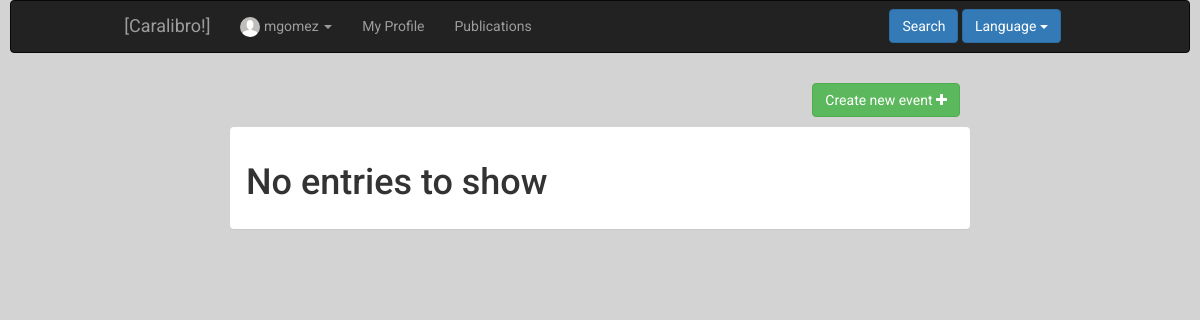
Page /index.php?controller=guest&action=showall&id=3 (signed in) on the earlier database version.
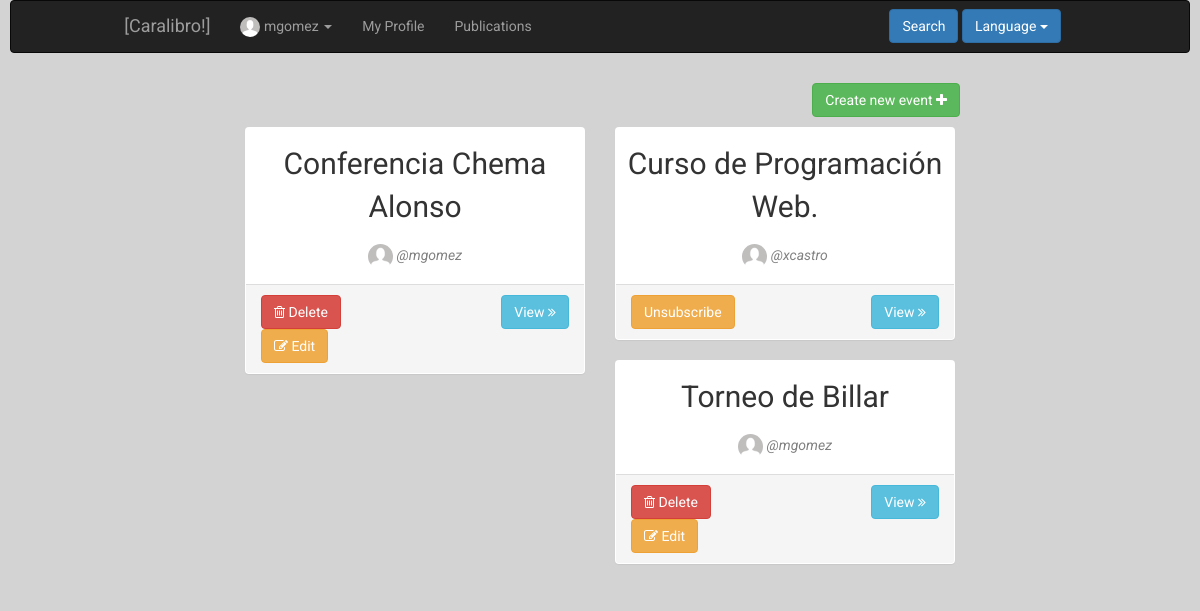
Same page on the later database version.
### tables this page shows
CREATE TABLE IF NOT EXISTS `event` (
`id` int(11) NOT NULL,
  `creationdate` date DEFAULT NULL,
  `owner` int(11) NOT NULL,
  `startdate` date NOT NULL,
  `enddate` date NOT NULL,
  `starthour` time NOT NULL,
  `endhour` time NOT NULL,
  `description` text NOT NULL,
  `status` tinyint(1) NOT NULL,
  `name` varchar(50) NOT NULL,
  `private` tinyint(1) NOT NULL
);

CREATE TABLE IF NOT EXISTS `user` (
`id` int(11) NOT NULL,
  `name` varchar(50) NOT NULL,
  `surname` varchar(100) NOT NULL,
  `email` varchar(100) NOT NULL,
  `phone` int(9) NOT NULL,
  `user` varchar(50) NOT NULL,
  `password` varchar(255) NOT NULL,
  `birthday` date NOT NULL,
  `address` varchar(100) NOT NULL,
  `status` tinyint(1) NOT NULL,
  `photo` varchar(255) DEFAULT NULL,
  `type` tinyint(1) NOT NULL,
  `private` tinyint(1) NOT NULL
);

### core/ViewManager.php (called while the page is built, shortened)
<?php
class ViewManager {
    private $variables = array();
    public function setVariable($varname, $value, $flash=false) {
        $this->variables[$varname] = $value;
    }
    public function getVariable($varname, $default=NULL) {
        if (!isset($this->variables[$varname])) {
            return $default;
        }
        return $this->variables[$varname];
    }
    public function render($controller, $viewname) {
        include(__DIR__."/../Views/$controller/$viewname.php");
    }
    private static $viewmanager_singleton = NULL;
    public static function getInstance() {
        if (self::$viewmanager_singleton == null) {
            self::$viewmanager_singleton = new ViewManager();
        }
        return self::$viewmanager_singleton;
    }
}

### Controllers/GUEST_Controller.php (called while the page is built, shortened)
<?php
require_once(__DIR__ . "/../core/ViewManager.php");
require_once(__DIR__ . "/../core/I18n.php");
require_once(__DIR__ . "/../Models/GUEST_Model.php");
require_once(__DIR__ . "/../Models/Event.php");
require_once(__DIR__ . "/../Models/User.php");
require_once(__DIR__ . "/../Models/USER_Model.php");
class GUEST_Controller extends BaseController
{
    private $guestModel;
    private $userModel;
    public function __construct()
    {
        $this->guestModel = new GUEST_Model();
        $this->userModel = new USER_Model();
        $this->view->setLayout("base");
    }
    public function showall()
    {
        $userid = $_REQUEST["id"];
        $events = $this->guestModel->showall($userid);
        $this->view->setVariable("events", $events);
        $requests = $this->guestModel->requests($userid);
        $this->view->setVariable("requests", $requests);
          $owners = array();
        foreach ($events as $guest) {
            $owners[$guest->getOwner()] = $this->userModel->showcurrent($guest->getOwner());
        }
        $this->view->setVariable("owners", $owners);
        $this->view->render("guest", "GUEST_SHOWALL_Vista");
    }
}

### index.php (called while the page is built, shortened)
<?php
function run() {
    try{
        $controller = loadController($_GET["controller"]);
        $actionName = $_GET["action"];
        $controller->$actionName();
    } catch (Exception $ex) {
        die($ex->getMessage());
    }
}
function loadController($controllerName) {
    return new $controllerClassName();
}
run();
?>

### core/I18n.php (called while the page is built, shortened)
<?php
class I18n {
  private $messages;
  public function setLanguage($language) {
    $this->messages = $i18n_messages;
  }
  public function i18n($key) {
    if (isset($this->messages[$key])){
      return $this->messages[$key];
    }else{
      return $key;
    }
  }
  private static $i18n_singleton = null;
  public static function getInstance() {
    if (self::$i18n_singleton == NULL) {
      self::$i18n_singleton = new I18n();
    }
    return self::$i18n_singleton;
  }
}
function i18n($key) {
  return I18n::getInstance()->i18n($key);
}

### Models/Event.php (called while the page is built, shortened)
<?php
class Event
{
    private $id;
    private $owner;
    private $name;
    public function __construct($id = NULL, $creationdate = NULL, $owner = NULL, $startdate = NULL, $enddate = NULL, $starthour = NULL, $endhour = NULL, $description = NULL, $status = NULL, $name = NULL, $private = NULL)
    {
        $this->id           = $id;
        $this->owner        = $owner;
        $this->name         = $name;
    }
    public function getID()
    {
        return $this->id;
    }
    public function setID($id)
    {
        $this->id = $id;
        return $this;
    }
    public function getOwner()
    {
        return $this->owner;
    }
    public function setOwner($owner)
    {
        $this->owner = $owner;
        return $this;
    }
    public function getName()
    {
        return $this->name;
    }
    public function setName($name)
    {
        $this->name = $name;
        return $this;
    }
}
?>

### Models/GUEST_Model.php (called while the page is built, shortened)
<?php
require_once(__DIR__ . "/../core/PDOConnection.php");
require_once(__DIR__ . "/../Models/Event.php");
class GUEST_Model
{
    private $db;
    public function __construct()
    {
        $this->db = PDOConnection::getInstance();
    }
    public function showall($currentuserid, $invited = 1)
    {
        $events = array();
        $sql = $this->db->prepare("
            SELECT distinct e.id, e.name, e.owner
            FROM event as e
            INNER JOIN guest as g
            ON e.id = g.event
            WHERE (g.member=? OR g.secondarymember=?) AND g.status=?
            ORDER BY e.name
            ");
        $sql->execute(array(
            $currentuserid,
            $currentuserid,
            $invited
        ));
        $events_db = $sql->fetchAll(PDO::FETCH_ASSOC);
        foreach ($events_db as $event) {
            $ev = new Event();
            $ev->setID($event["id"]);
            $ev->setName($event["name"]);
            $ev->setOwner($event["owner"]);
            array_push($events, $ev);
        }
        return $events;
    }
    public function requests($currentuserid)
    {
        $events = array();
        return $events;
    }
}

### core/PDOConnection.php (called while the page is built)
<?php
class PDOConnection {
    private static $dbhost = "127.0.0.1";
    private static $dbname = "ET3Grupo1";
    private static $dbuser = "ET3Grupo1";
    private static $dbpass = "ET3Grupo1";
    private static $db_singleton = null;
    public static function getInstance() {
        if (self::$db_singleton == null) {
            self::$db_singleton = new PDO(
                "mysql:host=".self::$dbhost.";dbname=".self::$dbname.";charset=utf8",
                self::$dbuser,
                self::$dbpass,
                array(
                    PDO::ATTR_EMULATE_PREPARES => false,
                    PDO::ATTR_ERRMODE => PDO::ERRMODE_EXCEPTION
                )
            );
        }
        return self::$db_singleton;
    }
}
?>

### Models/User.php (called while the page is built, shortened)
<?php
class User {
    private $id;
    private $user;
    private $photo;
    public function __construct($id=NULL, $user=NULL, $name=NULL, $surname=NULL, $email=NULL, $phone=NULL,
                                $birthday=NULL, $address=NULL, $status=1, $photo=NULL, $type=0,
                                $private=0, $password=NULL)
    {
     $this->id = $id;
     $this->user = $user;
     $this->photo = $photo;
    }
    public function getID() {
        return $this->id;
    }
    public function setID($id) {
        $this->id = $id;
    }
    public function getUser() {
        return $this->user;
    }
    public function getPhoto() {
        return $this->photo;
    }
}

### Models/USER_Model.php (called while the page is built, shortened)
<?php
require_once(__DIR__."/../core/PDOConnection.php");
class USER_Model {
    private $db;
    public function __construct()
    {
        $this->db = PDOConnection::getInstance();
    }
    public function showcurrent($userID)
    {
        $sql = $this->db->prepare("SELECT * FROM user WHERE id=?");
        $sql->execute(array($userID));
        $user = $sql->fetch(PDO::FETCH_ASSOC);
        if($user != NULL) {
            return new User($user["id"], $user["user"], $user["name"], $user["surname"], $user["email"],
                                        $user["phone"], $user["birthday"], $user["address"], $user["status"],
                                        $user["photo"], $user["type"], $user["private"]);
        } else {
            return NULL;
        }
    }
}

### Views/guest/GUEST_SHOWALL_Vista.php (the view, shortened to what the changed rows need)
<?php
require_once(__DIR__."/../../core/ViewManager.php");
require_once(__DIR__."/../../Models/USER_Model.php");
$view = ViewManager::getInstance();
$currentuserid = $view->getVariable("currentuserid");
$events = $view->getVariable("events");
$owners = $view->getVariable("owners");
?>
	<div class="container-fluid">
		<div class="row">
			<?php if ($events == NULL): ?>
				<div class="panel">
					<div class="panel-body">
						<h1><?= i18n("No entries to show") ?></h1>
					</div>
				</div>
			<?php endif ?>
			<?php foreach ($events as $event): ?>
				<div class="col-md-6">
					<div class="panel">
						<div class="panel-body">
							<div class="row text-center">
								<font class="pfname"><?=$event->getName() ?></font>
							</div>
							<div class="row" style="margin-top: 15px">
								<div class=" text-center">
									<?php $owner = $owners[$event->getOwner()]?>
									<a href="index.php?controller=user&action=showcurrent&id=<?=$owner->getID() ?>">
						 				<?php if ($owner->getPhoto() != NULL): ?>
						 					<img class="img-circle smallPhoto" src="media/profileImages/<?=$owner->getPhoto() ?>" alt="">
						 				<?php else: ?>
						 					<img class="img-circle smallPhoto" src="media/profileImages/default.png" alt="">
						 				<?php endif ?>
					 				</a>
					 				<font class="user">  @<?=$owner->getUser() ?></font>
								</div>
							</div>
						</div>
						<div class="panel-footer">
							<div class="row">
							<?php if ($owner->getID() == $currentuserid): ?>
								<div class="col-md-6">
					 				<a href="index.php?controller=event&action=delete&id=<?= $event->getID()  ?>">
					 					<button class="btn btn-danger btn-md"><i class="fa fa-trash-o"></i> <?= i18n("Delete") ?></button>
					 				</a>
					 				<a href="index.php?controller=event&action=edit&id=<?=$event->getID() ?>">
							<button class="btn btn-warning">
								<i class="fa fa-edit"></i>
								<?= i18n("Edit") ?>
							</button>
						</a>
					 			</div>
					 		<?php else: ?>
					 			<div class="col-md-6">
									<form action="index.php?controller=guest&action=delete" method="post">
					 					<button type="submit" name="id" value="<?=$event->getID() ?>"	 class="btn btn-warning" btn-md><?= i18n("Unsubscribe") ?></button>
					 				</form>						 			</div>
				 			<?php endif ?>
								<div class="col-md-6">
									<a href="index.php?controller=event&action=showcurrent&id=<?=$event->getID() ?>">
										<button class="btn btn-info btn-md pull-right">
											<?= i18n("View") ?>
											<i class="fa fa-angle-double-right"></i>
										</button>
									</a>
								</div>
							</div>
						</div>
					</div>
				</div>
			<?php endforeach ?>
		</div>
	</div>

Differences in the rows shown:
added event: name "Conferencia Chema Alonso", owner.user "mgomez"
added event: name "Curso de Programación Web.", owner.user "xcastro", $event->getID() 6 (drawn)
now on this page (row unchanged): event: name "Torneo de Billar", owner.user "mgomez"
Other differences:
i18n("No entries to show"): "No entries to show" → (not shown)
